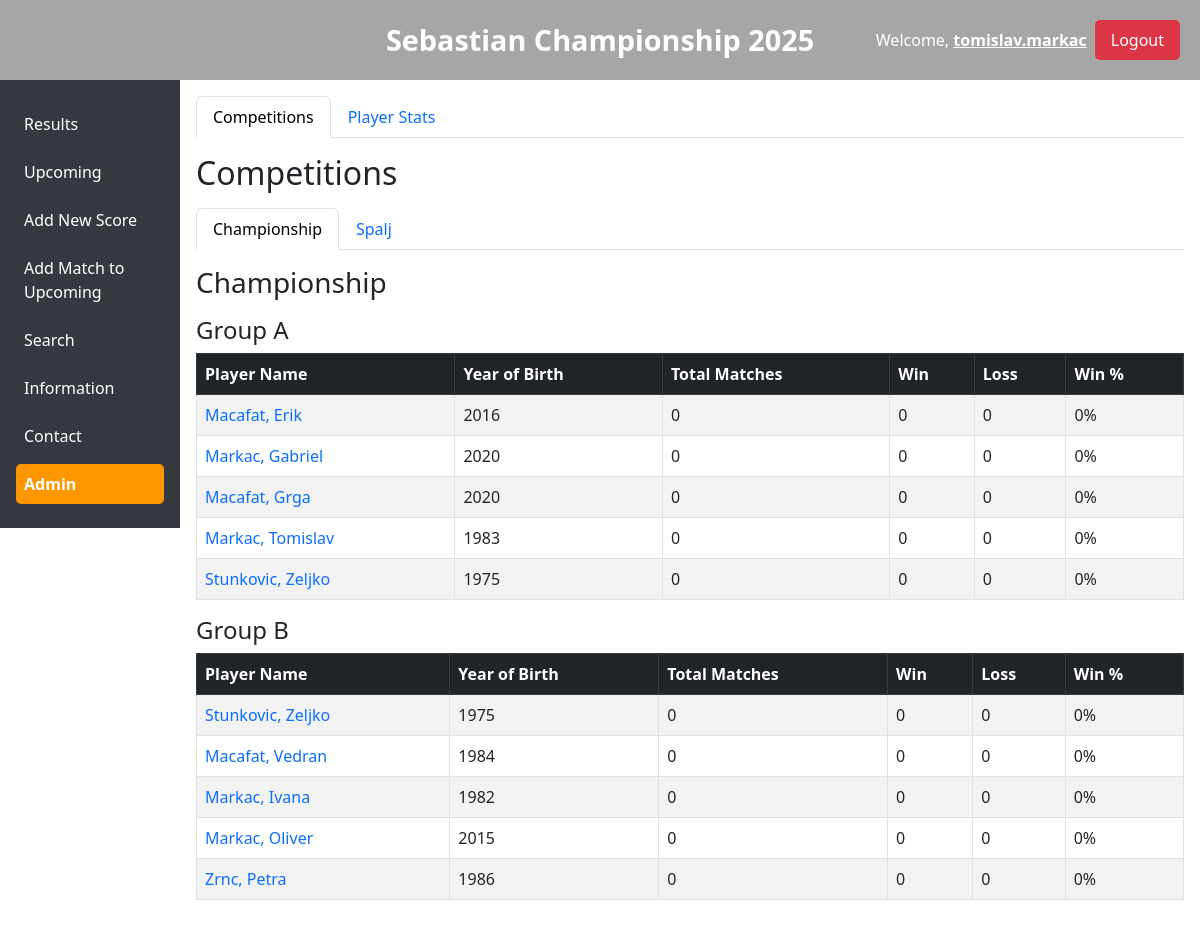
Screenshot of / (signed in) with the database file from the repository.
### app.py (models this page shows, shortened)
class User(db.Model):
    id = db.Column(db.Integer, primary_key=True)
    first_name = db.Column(db.String(80), nullable=False)
    last_name = db.Column(db.String(80), nullable=False)
    username = db.Column(db.String(80), unique=True, nullable=False)
    password = db.Column(db.String(120), nullable=False)
    email = db.Column(db.String(120), unique=True, nullable=False)
    phone = db.Column(db.String(20), nullable=False)
    birth_year = db.Column(db.Integer, nullable=False)
    handedness = db.Column(db.String(10), nullable=False)
    role = db.Column(db.String(20), nullable=False, default='user')
    participant = db.Column(db.Boolean, nullable=False, default=False)

class Competition(db.Model):
    id = db.Column(db.Integer, primary_key=True)
    name = db.Column(db.String(120), nullable=False)
    num_groups = db.Column(db.Integer, nullable=False)
    max_players = db.Column(db.Integer, nullable=False)

### app.py (the view)
@app.route('/')
def home():
    if 'username' in session:
        competitions = Competition.query.order_by(Competition.id).all()
        assignments = {}
        for a in CompetitionAssignment.query.all():
            assignments.setdefault(a.competition_id, {}).setdefault(a.group_index, []).append(a)
        all_possible_players = [
            {"id": user.id, "first_name": user.first_name, "last_name": user.last_name, "username": user.username, "birth_year": user.birth_year}
            for user in User.query.order_by(User.last_name, User.first_name).all()
        ]
        return render_template('landing_page.html', competitions=competitions,
                               assignments=assignments, all_possible_players=all_possible_players)
    return redirect(url_for('login'))

### templates/landing_page.html (shortened to what this page needs)
{% extends "base.html" %}
{% block content %}
<ul class="nav nav-tabs" id="landingTabs" role="tablist">
  <li class="nav-item" role="presentation">
    <button class="nav-link active" id="competitions-tab" data-bs-toggle="tab" data-bs-target="#competitions" type="button" role="tab" aria-controls="competitions" aria-selected="true">
      Competitions
    </button>
  </li>
  <li class="nav-item" role="presentation">
    <button class="nav-link" id="playerstats-tab" data-bs-toggle="tab" data-bs-target="#playerstats" type="button" role="tab" aria-controls="playerstats" aria-selected="false">
      Player Stats
    </button>
  </li>
</ul>
<div class="tab-content mt-3" id="landingTabsContent">
  <div class="tab-pane fade show active" id="competitions" role="tabpanel" aria-labelledby="competitions-tab">
    <h2>Competitions</h2>
    {% if competitions %}
      <ul class="nav nav-tabs mt-3" id="compNestedTabs" role="tablist">
        {% for comp in competitions %}
          <li class="nav-item" role="presentation">
            <button class="nav-link {% if loop.first %}active{% endif %}" id="comp-{{ comp.id }}-subtab" data-bs-toggle="tab" data-bs-target="#comp-{{ comp.id }}-sub" type="button" role="tab" aria-controls="comp-{{ comp.id }}-sub" aria-selected="{% if loop.first %}true{% else %}false{% endif %}">
              {{ comp.name }}
            </button>
          </li>
        {% endfor %}
      </ul>
      <div class="tab-content mt-3" id="compNestedTabsContent">
        {% for comp in competitions %}
          <div class="tab-pane fade {% if loop.first %}show active{% endif %}" id="comp-{{ comp.id }}-sub" role="tabpanel" aria-labelledby="comp-{{ comp.id }}-subtab">
            <h3 class="mb-3">{{ comp.name }}</h3>
            {% set groupLetters = "ABCDEFGHIJKLMNOPQRSTUVWXYZ" %}
            {% for i in range(comp.num_groups) %}
              {% set groupName = "Group " ~ groupLetters[i] %}
              <h4>{{ groupName }}</h4>
              <table class="table table-striped table-bordered" style="width: 100%; margin-bottom: 1rem;">
                <thead class="table-dark">
                  <tr>
                    <th>Player Name</th>
                    <th>Year of Birth</th>
                    <th>Total Matches</th>
                    <th>Win</th>
                    <th>Loss</th>
                    <th>Win %</th>
                  </tr>
                </thead>
                <tbody>
                  {% set assignments_for_group = assignments.get(comp.id, {}).get(i, []) %}
                  {% for r in range(comp.max_players) %}
                    {% if r < assignments_for_group|length %}
                      {% set assign = assignments_for_group[r] %}
                      {% set assigned_player = (all_possible_players | selectattr("id", "equalto", assign.user_id) | list)[0] %}
                      <tr>
                        <td>
                          <a href="{{ url_for('profile_by_username', username=assigned_player.username) }}" style="text-decoration: none;">
                            {{ assigned_player.last_name }}, {{ assigned_player.first_name }}
                          </a>
                        </td>
                        <td>{{ assigned_player.birth_year }}</td>
                        <td>0</td>
                        <td>0</td>
                        <td>0</td>
                        <td>0%</td>
                      </tr>
                    {% else %}
                      <tr>
                        <td colspan="6" class="text-center">Empty Slot</td>
                      </tr>
                    {% endif %}
                  {% endfor %}
                </tbody>
              </table>
            {% endfor %}
          </div>
        {% endfor %}
      </div>
    {% else %}
      <p>No competitions available.</p>
    {% endif %}
  </div>
</div>
{% endblock %}

### templates/base.html (shortened to what this page needs)
<!DOCTYPE html>
<html lang="en">
<head>
  <link href="https://cdn.jsdelivr.net/npm/bootstrap@5.3.0/dist/css/bootstrap.min.css" rel="stylesheet">
  <link rel="stylesheet" href="https://cdnjs.cloudflare.com/ajax/libs/font-awesome/6.0.0/css/all.min.css">
  <link rel="stylesheet" href="{{ url_for('static', filename='css/style.css') }}">
</head>
<body>
  <div class="header-container" style="position: fixed; top: 0; left: 0; right: 0; height: 80px; background: url('https://images.unsplash.com/photo-1605875200273-a63d6a51f9e1?ixlib=rb-1.2.1&amp;auto=format&amp;fit=crop&amp;w=1600&amp;q=80') no-repeat center center/cover; color: #fff; z-index: 1050;">
    <div class="header-title" style="text-align: center; line-height: 80px; font-size: 1.8rem; font-weight: bold;">
      Sebastian Championship 2025
    </div>
    <div class="user-info" style="position: absolute; top: 20px; right: 20px; display: flex; align-items: center; gap: 0.5rem; font-size: 1rem;">
      <span>Welcome, <strong><a href="{{ url_for('profile') }}" style="color: #fff; text-decoration: underline;">{{ session.get('username') }}</a></strong></span>
      <a href="{{ url_for('logout') }}" class="logout-btn" style="background-color: #dc3545; border: none; padding: 0.5rem 1rem; color: #fff; border-radius: 5px; cursor: pointer; font-size: 1rem; text-decoration: none;">Logout</a>
    </div>
  </div>
  <div class="left-menu" style="position: fixed; top: 80px; left: 0; width: 180px; background-color: #343a40; padding: 1rem; overflow-y: auto; z-index: 1040;">
    <a href="#" style="display: block; color: #fff; text-decoration: none; margin: 0.5rem 0; padding: 0.5rem; border-radius: 5px;">Results</a>
    <a href="#" style="display: block; color: #fff; text-decoration: none; margin: 0.5rem 0; padding: 0.5rem; border-radius: 5px;">Upcoming</a>
    <a href="#" style="display: block; color: #fff; text-decoration: none; margin: 0.5rem 0; padding: 0.5rem; border-radius: 5px;">Add New Score</a>
    <a href="#" style="display: block; color: #fff; text-decoration: none; margin: 0.5rem 0; padding: 0.5rem; border-radius: 5px;">Add Match to Upcoming</a>
    <a href="#" style="display: block; color: #fff; text-decoration: none; margin: 0.5rem 0; padding: 0.5rem; border-radius: 5px;">Search</a>
    <a href="#" style="display: block; color: #fff; text-decoration: none; margin: 0.5rem 0; padding: 0.5rem; border-radius: 5px;">Information</a>
    <a href="#" style="display: block; color: #fff; text-decoration: none; margin: 0.5rem 0; padding: 0.5rem; border-radius: 5px;">Contact</a>
    {% if session.get('role') == 'admin' %}
      <a href="{{ url_for('admin_dashboard') }}" class="admin-menu">Admin</a>
    {% endif %}
  </div>
  <div style="position: absolute; top: 80px; left: 180px; right: 0; padding: 1rem;">
    {% block content %}{% endblock %}
  </div>
</body>
</html>

### static/css/style.css (style rules this page uses)
* { box-sizing: border-box; }
body { margin: 0; background-color: #fff; }
@media (min-width: 768px) { .left-menu { display: block; } }
.header-container { position: fixed; top: 0; left: 0; right: 0; height: 80px; background: url('https://images.unsplash.com/photo-1605875200273-a63d6a51f9e1?ixlib=rb-1.2.1&auto=format&fit=crop&w=1600&q=80') no-repeat center center/cover; z-index: 1050; color: #fff; }
.header-container::before { content: ""; position: absolute; top: 0; left: 0; right: 0; bottom: 0; background: rgba(0, 0, 0, 0.35); z-index: 0; }
.header-title { position: relative; z-index: 1; text-align: center; line-height: 80px; font-size: 1.8rem; font-weight: bold; margin: 0; }
.user-info { position: absolute; top: 20px; right: 20px; z-index: 2; display: flex; align-items: center; gap: 0.5rem; font-size: 1rem; color: #fff; }
.logout-btn { background-color: #dc3545; border: none; padding: 0.5rem 1rem; color: #fff; border-radius: 5px; cursor: pointer; text-decoration: none; font-size: 1rem; }
.left-menu { position: fixed; top: 80px; left: 0; width: 150px; background-color: #343a40; padding: 1rem; overflow-y: auto; z-index: 1040; }
.left-menu a { display: block; color: #fff; text-decoration: none; margin: 0.5rem 0; padding: 0.5rem; border-radius: 5px; }
.admin-menu { font-weight: bold; color: #fff; background-color: #ff9800; padding: 0.5rem; border-radius: 5px; margin-top: 1rem; display: block; text-decoration: none; }

### rows the page displays
User: get "tomislav.markac", last_name "Markac", first_name "Tomislav", birth_year "1983"
Competition: name "Championship", groupName "Group A" "Group B"
Competition: name "Spalj"
User: last_name "Macafat", first_name "Erik", birth_year "2016"
User: last_name "Markac", first_name "Gabriel", birth_year "2020"
User: last_name "Macafat", first_name "Grga", birth_year "2020"
User: last_name "Stunkovic" "Stunkovic", first_name "Zeljko" "Zeljko", birth_year "1975" "1975"
User: last_name "Macafat", first_name "Vedran", birth_year "1984"
User: last_name "Markac", first_name "Ivana", birth_year "1982"
User: last_name "Markac", first_name "Oliver", birth_year "2015"
User: last_name "Zrnc", first_name "Petra", birth_year "1986"
